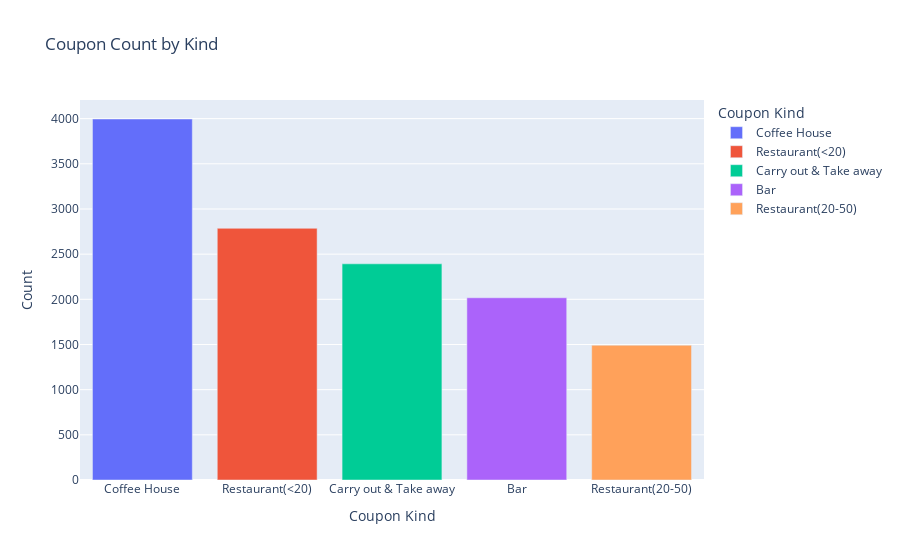

Notebook source saved alongside this figure:
### Markdown cell above
5. Use a bar plot to visualize the `coupon` column.

### Code cell
import plotly.express as px  # Importing the plotly express module

# Counting the occurrences of each coupon type and resetting the index
coupon_value_counts = clean_data["coupon"].value_counts().reset_index()

# Creating a bar plot using plotly express
fig = px.bar(
            coupon_value_counts,
            title = "Coupon Count by Kind",
            x = "coupon",
            y = "count",
            color = "coupon",
            labels = {"coupon": "Coupon Kind", "count": "Count"})

fig.show()  # Displaying the plot

plt.savefig('visualizations/coupon count by kind.png')  # Saving the plot as an image file

### Figure 1 — Plotly figure (JSON) as saved in the notebook; plotly's stock layout.template omitted (floating-point values rounded to 4 significant figures)
{"data": [{"alignmentgroup": "True", "hovertemplate": "Coupon Kind=%{x}<br>Count=%{y}<extra></extra>", "legendgroup": "Coffee House", "marker": {"color": "#636efa", "pattern": {"shape": ""}}, "name": "Coffee House", "offsetgroup": "Coffee House", "orientation": "v", "showlegend": true, "textposition": "auto", "type": "bar", "x": ["Coffee House"], "xaxis": "x", "y": [3996], "yaxis": "y"}, {"alignmentgroup": "True", "hovertemplate": "Coupon Kind=%{x}<br>Count=%{y}<extra></extra>", "legendgroup": "Restaurant(<20)", "marker": {"color": "#EF553B", "pattern": {"shape": ""}}, "name": "Restaurant(<20)", "offsetgroup": "Restaurant(<20)", "orientation": "v", "showlegend": true, "textposition": "auto", "type": "bar", "x": ["Restaurant(<20)"], "xaxis": "x", "y": [2786], "yaxis": "y"}, {"alignmentgroup": "True", "hovertemplate": "Coupon Kind=%{x}<br>Count=%{y}<extra></extra>", "legendgroup": "Carry out & Take away", "marker": {"color": "#00cc96", "pattern": {"shape": ""}}, "name": "Carry out & Take away", "offsetgroup": "Carry out & Take away", "orientation": "v", "showlegend": true, "textposition": "auto", "type": "bar", "x": ["Carry out & Take away"], "xaxis": "x", "y": [2393], "yaxis": "y"}, {"alignmentgroup": "True", "hovertemplate": "Coupon Kind=%{x}<br>Count=%{y}<extra></extra>", "legendgroup": "Bar", "marker": {"color": "#ab63fa", "pattern": {"shape": ""}}, "name": "Bar", "offsetgroup": "Bar", "orientation": "v", "showlegend": true, "textposition": "auto", "type": "bar", "x": ["Bar"], "xaxis": "x", "y": [2017], "yaxis": "y"}, {"alignmentgroup": "True", "hovertemplate": "Coupon Kind=%{x}<br>Count=%{y}<extra></extra>", "legendgroup": "Restaurant(20-50)", "marker": {"color": "#FFA15A", "pattern": {"shape": ""}}, "name": "Restaurant(20-50)", "offsetgroup": "Restaurant(20-50)", "orientation": "v", "showlegend": true, "textposition": "auto", "type": "bar", "x": ["Restaurant(20-50)"], "xaxis": "x", "y": [1492], "yaxis": "y"}], "layout": {"autosize": true, "barmode": "relative", "legend": {"title": {"text": "Coupon Kind"}, "tracegroupgap": 0}, "title": {"text": "Coupon Count by Kind"}, "xaxis": {"anchor": "y", "autorange": true, "categoryarray": ["Coffee House", "Restaurant(<20)", "Carry out & Take away", "Bar", "Restaurant(20-50)"], "categoryorder": "array", "domain": [0, 1], "range": [-0.5, 4.5], "title": {"text": "Coupon Kind"}, "type": "category"}, "yaxis": {"anchor": "x", "autorange": true, "domain": [0, 1], "range": [0, 4206.0], "title": {"text": "Count"}, "type": "linear"}}}
